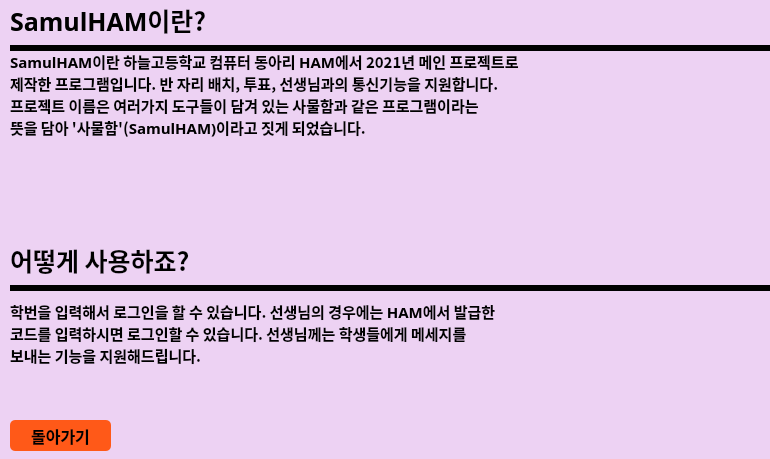
<?xml version="1.0" encoding="UTF-8"?>
<ui version="4.0">
 <class>Dialog</class>
 <widget class="QDialog" name="Dialog">
  <property name="geometry">
   <rect>
    <x>0</x>
    <y>0</y>
    <width>770</width>
    <height>459</height>
   </rect>
  </property>
  <property name="windowTitle">
   <string>Dialog</string>
  </property>
  <widget class="QLabel" name="label">
   <property name="geometry">
    <rect>
     <x>-10</x>
     <y>0</y>
     <width>821</width>
     <height>481</height>
    </rect>
   </property>
   <property name="styleSheet">
    <string notr="true">background-color : #EDD2F3;</string>
   </property>
   <property name="text">
    <string/>
   </property>
   <property name="indent">
    <number>-1</number>
   </property>
  </widget>
  <widget class="QLabel" name="label_2">
   <property name="geometry">
    <rect>
     <x>10</x>
     <y>50</y>
     <width>801</width>
     <height>181</height>
    </rect>
   </property>
   <property name="font">
    <font>
     <family>Noto Sans CJK KR Black</family>
     <pointsize>11</pointsize>
     <weight>75</weight>
     <bold>true</bold>
    </font>
   </property>
   <property name="text">
    <string>&lt;html&gt;&lt;head/&gt;&lt;body&gt;&lt;p&gt;SamulHAM이란 하늘고등학교 컴퓨터 동아리 HAM에서 2021년 메인 프로젝트로&lt;br&gt; 제작한 프로그램입니다. 반 자리 배치, 투표, 선생님과의 통신기능을 지원합니다. &lt;br&gt;프로젝트 이름은 여러가지 도구들이 담겨 있는 사물함과 같은 프로그램이라는&lt;br&gt;뜻을 담아 '사물함'(SamulHAM)이라고 짓게 되었습니다.&lt;/p&gt;&lt;/body&gt;&lt;/html&gt;</string>
   </property>
   <property name="textFormat">
    <enum>Qt::AutoText</enum>
   </property>
   <property name="alignment">
    <set>Qt::AlignLeading|Qt::AlignLeft|Qt::AlignTop</set>
   </property>
  </widget>
  <widget class="QLabel" name="label_3">
   <property name="geometry">
    <rect>
     <x>10</x>
     <y>0</y>
     <width>451</width>
     <height>41</height>
    </rect>
   </property>
   <property name="font">
    <font>
     <family>Noto Sans CJK KR Black</family>
     <pointsize>19</pointsize>
     <weight>75</weight>
     <bold>true</bold>
    </font>
   </property>
   <property name="text">
    <string>SamulHAM이란?</string>
   </property>
  </widget>
  <widget class="Line" name="line">
   <property name="geometry">
    <rect>
     <x>10</x>
     <y>40</y>
     <width>801</width>
     <height>16</height>
    </rect>
   </property>
   <property name="frameShadow">
    <enum>QFrame::Plain</enum>
   </property>
   <property name="lineWidth">
    <number>6</number>
   </property>
   <property name="orientation">
    <enum>Qt::Horizontal</enum>
   </property>
  </widget>
  <widget class="Line" name="line_2">
   <property name="geometry">
    <rect>
     <x>10</x>
     <y>280</y>
     <width>861</width>
     <height>16</height>
    </rect>
   </property>
   <property name="frameShadow">
    <enum>QFrame::Plain</enum>
   </property>
   <property name="lineWidth">
    <number>6</number>
   </property>
   <property name="orientation">
    <enum>Qt::Horizontal</enum>
   </property>
  </widget>
  <widget class="QLabel" name="label_4">
   <property name="geometry">
    <rect>
     <x>10</x>
     <y>300</y>
     <width>761</width>
     <height>111</height>
    </rect>
   </property>
   <property name="font">
    <font>
     <family>Noto Sans CJK KR Black</family>
     <pointsize>11</pointsize>
     <weight>75</weight>
     <bold>true</bold>
    </font>
   </property>
   <property name="text">
    <string>&lt;html&gt;&lt;head/&gt;&lt;body&gt;&lt;p&gt;학번을 입력해서 로그인을 할 수 있습니다. 선생님의 경우에는 HAM에서 발급한&lt;br/&gt;코드를 입력하시면 로그인할 수 있습니다. 선생님께는 학생들에게 메세지를&lt;br/&gt;보내는 기능을 지원해드립니다.&lt;/p&gt;&lt;/body&gt;&lt;/html&gt;</string>
   </property>
   <property name="textFormat">
    <enum>Qt::AutoText</enum>
   </property>
   <property name="alignment">
    <set>Qt::AlignLeading|Qt::AlignLeft|Qt::AlignTop</set>
   </property>
  </widget>
  <widget class="QLabel" name="label_5">
   <property name="geometry">
    <rect>
     <x>10</x>
     <y>240</y>
     <width>411</width>
     <height>41</height>
    </rect>
   </property>
   <property name="font">
    <font>
     <family>Noto Sans CJK KR Black</family>
     <pointsize>19</pointsize>
     <weight>75</weight>
     <bold>true</bold>
    </font>
   </property>
   <property name="text">
    <string>어떻게 사용하죠?</string>
   </property>
  </widget>
  <widget class="QPushButton" name="goBackBtn">
   <property name="geometry">
    <rect>
     <x>10</x>
     <y>420</y>
     <width>101</width>
     <height>31</height>
    </rect>
   </property>
   <property name="font">
    <font>
     <family>Noto Sans CJK KR Black</family>
     <pointsize>12</pointsize>
     <weight>75</weight>
     <bold>true</bold>
    </font>
   </property>
   <property name="styleSheet">
    <string notr="true">background-color : rgb(255, 89, 24);
border-radius : 5px;</string>
   </property>
   <property name="text">
    <string>돌아가기</string>
   </property>
  </widget>
 </widget>
 <resources/>
 <connections/>
</ui>
